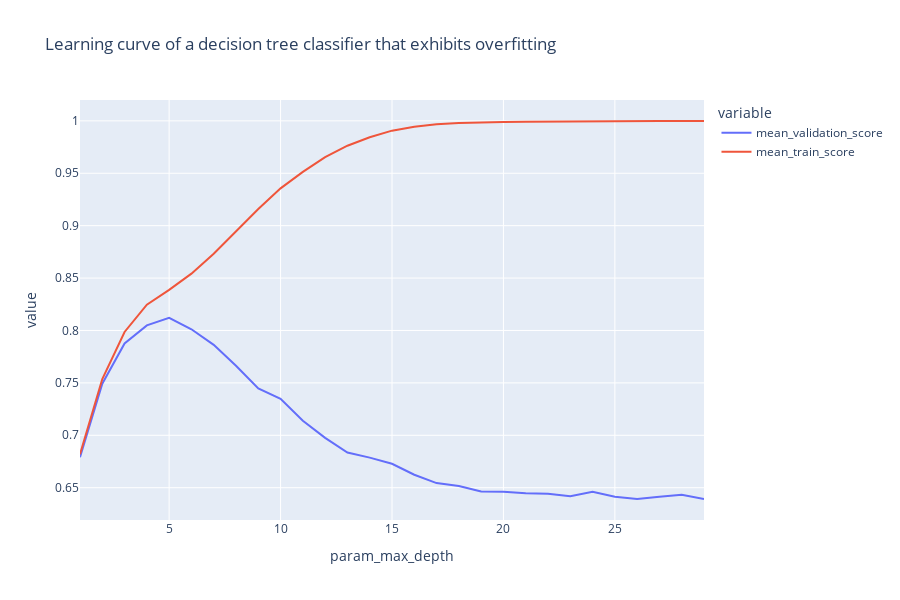

The cell this chart's notebook holds for it:
### Code cell
grid_search_results = pd.DataFrame(grid_search.cv_results_).rename(columns={'mean_test_score': 'mean_validation_score'})

px.line(grid_search_results, x='param_max_depth', y=['mean_validation_score', 'mean_train_score'],
        title="Learning curve of a decision tree classifier that exhibits overfitting", height=600)

### Figure 1 — Plotly figure (JSON) as saved in the notebook; plotly's stock layout.template omitted (floating-point values rounded to 4 significant figures)
{"data": [{"hovertemplate": "variable=mean_validation_score<br>param_max_depth=%{x}<br>value=%{y}<extra></extra>", "legendgroup": "mean_validation_score", "line": {"color": "#636efa", "dash": "solid"}, "marker": {"symbol": "circle"}, "mode": "lines", "name": "mean_validation_score", "orientation": "v", "showlegend": true, "type": "scatter", "x": [1, 2, 3, 4, 5, 6, 7, 8, 9, 10, 11, 12, 13, 14, 15, 16, 17, 18, 19, 20, 21, 22, 23, 24, 25, 26, 27, 28, 29], "xaxis": "x", "y": [0.6791, 0.7493, 0.7876, 0.8048, 0.812, 0.8011, 0.7863, 0.7663, 0.7448, 0.7348, 0.7139, 0.6976, 0.6835, 0.6787, 0.6728, 0.6624, 0.6544, 0.6516, 0.6465, 0.6462, 0.6447, 0.6443, 0.6419, 0.6462, 0.6413, 0.6392, 0.6414, 0.6432, 0.6393], "yaxis": "y"}, {"hovertemplate": "variable=mean_train_score<br>param_max_depth=%{x}<br>value=%{y}<extra></extra>", "legendgroup": "mean_train_score", "line": {"color": "#EF553B", "dash": "solid"}, "marker": {"symbol": "circle"}, "mode": "lines", "name": "mean_train_score", "orientation": "v", "showlegend": true, "type": "scatter", "x": [1, 2, 3, 4, 5, 6, 7, 8, 9, 10, 11, 12, 13, 14, 15, 16, 17, 18, 19, 20, 21, 22, 23, 24, 25, 26, 27, 28, 29], "xaxis": "x", "y": [0.6819, 0.7537, 0.7986, 0.8246, 0.8387, 0.8542, 0.8732, 0.8944, 0.9159, 0.9356, 0.9513, 0.9653, 0.9763, 0.9843, 0.9907, 0.9944, 0.9967, 0.998, 0.9987, 0.9988, 0.9992, 0.9994, 0.9997, 0.9997, 0.9998, 0.9998, 0.9999, 0.9999, 0.9999], "yaxis": "y"}], "layout": {"height": 600, "legend": {"title": {"text": "variable"}, "tracegroupgap": 0}, "title": {"text": "Learning curve of a decision tree classifier that exhibits overfitting"}, "xaxis": {"anchor": "y", "domain": [0, 1], "title": {"text": "param_max_depth"}}, "yaxis": {"anchor": "x", "domain": [0, 1], "title": {"text": "value"}}}}
